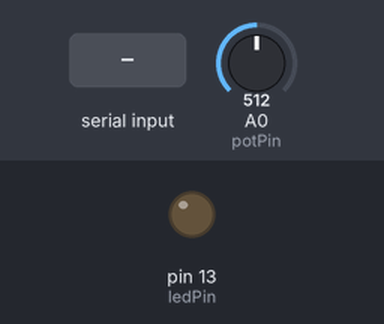
A sketch run on a simulated Arduino Uno, built with avr-gcc and run on an emulated ATmega328P. On the bench: output pins drawn as LEDs (lit = HIGH). The inputs (shaded band) are chosen by the test bench; at power-on: A0 (potPin) = 512. What the sketch prints to the serial monitor is not drawn.

Above: at 1.2 s.
1.3 s: "TOGGLE_LED\n" received over Serial
At 1.7 s:
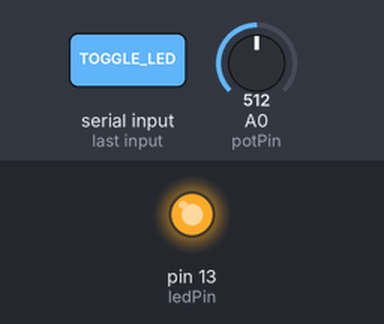
Timing chart, 0 to 4.3 s (numbered marks = the images above; inputs shaded):
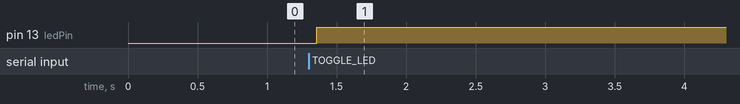

The sketch:

serial-communication.ino
```cpp
const int ledPin = 13;
const int potPin = A0;
bool ledState = false;
String input = "";

void setup() {
  pinMode(ledPin, OUTPUT);
  digitalWrite(ledPin, LOW);
  Serial.begin(9600);
}

void loop() {
  while (Serial.available()) {
    char c = Serial.read();
    if (c == '\n') {
      input.trim();
      if (input == "TOGGLE_LED") {
        ledState = !ledState;
        digitalWrite(ledPin, ledState ? HIGH : LOW);
        Serial.println(ledState ? "LED ON" : "LED OFF");
      }
      input = "";
    } else {
      input += c;
    }
  }
  int potValue = analogRead(potPin);
  Serial.println(potValue);

  delay(50);
}
```

Measured:
- after the input at 1.3 s, pin 13 (ledPin): LOW → HIGH after 0.06 s
